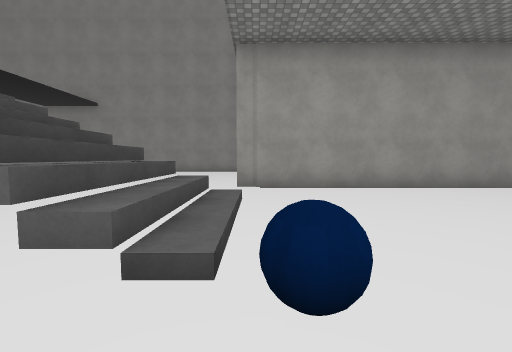
View 1 (above)

24 first-person views from a walk through a Unity game level. The camera is 1.3 m above the floor, tilts 4° down and sees 90° across. The floor is counted in squares, 2 m on a side. Each view is taken from the middle of a square. On the plan, view 1 faces up. The plan holds only what a view shows up to about 9 squares ahead; the rest is blank. The place goes on beyond the plan. The player character is not drawn. Some animated figures are not drawn. Door leaves are left out, so doorways stand open. Some surface patterns are stand-ins.

View 2
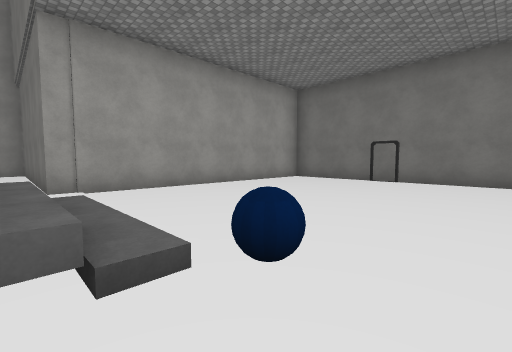

View 3
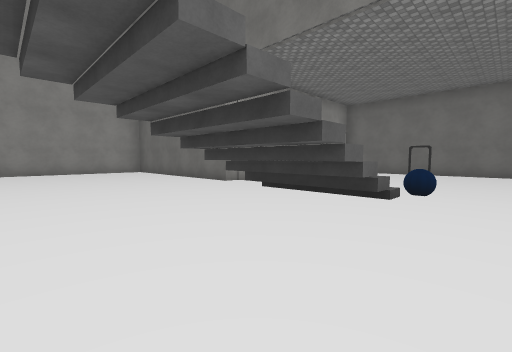

View 4
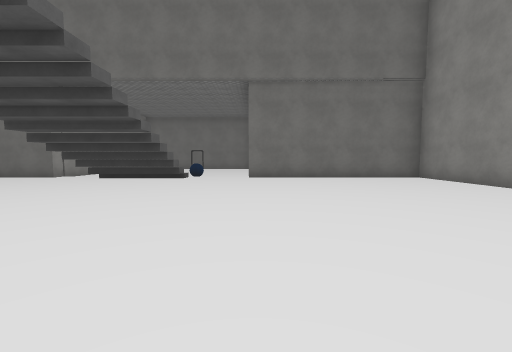

View 5
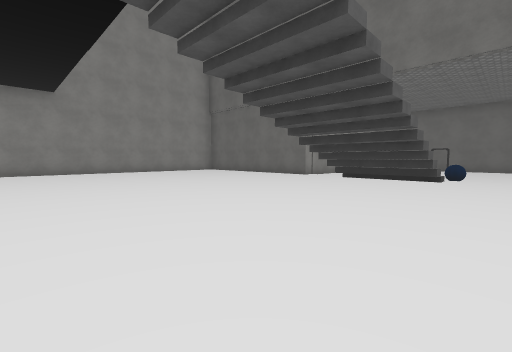

View 6
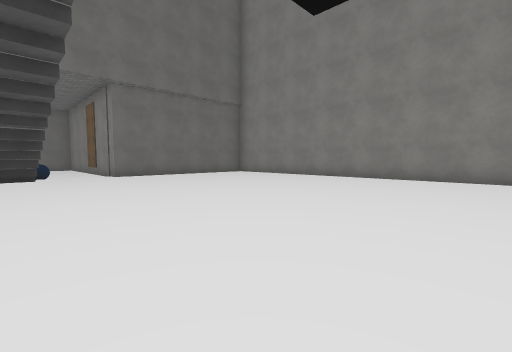

View 7
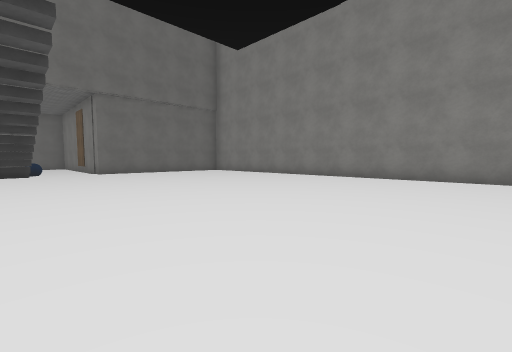

View 8
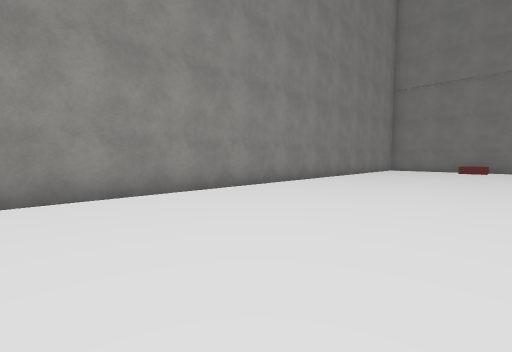

View 9
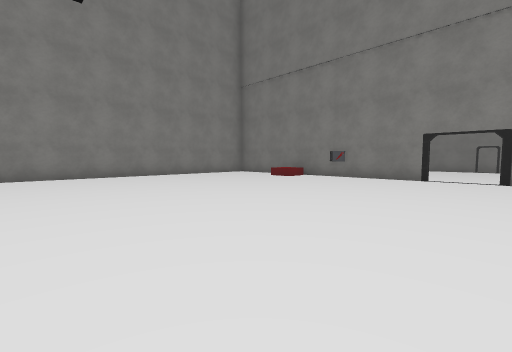

View 10
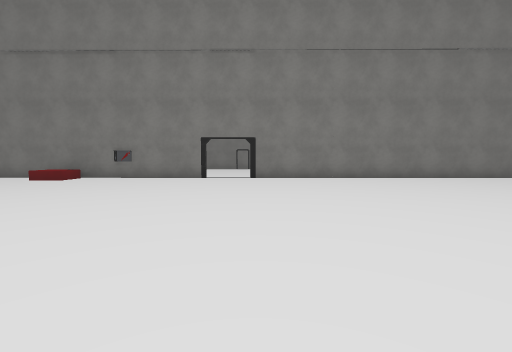

View 11
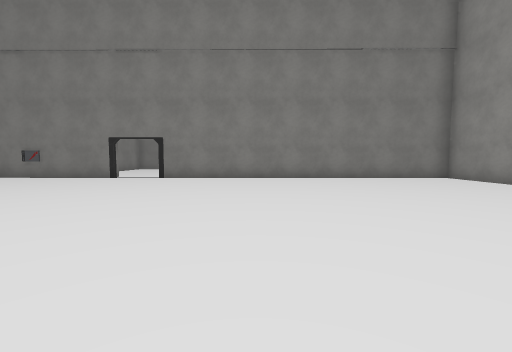

View 12
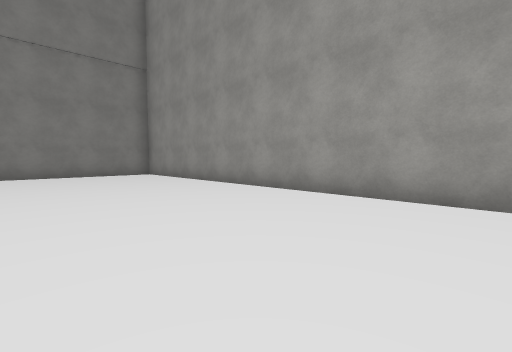

View 13
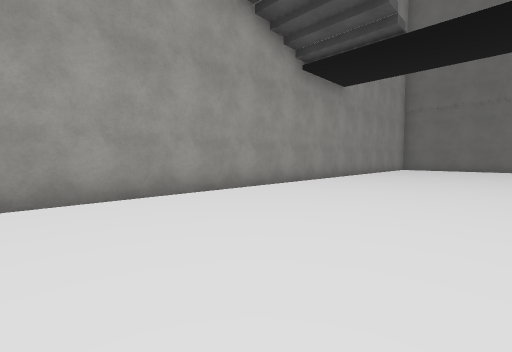

View 14
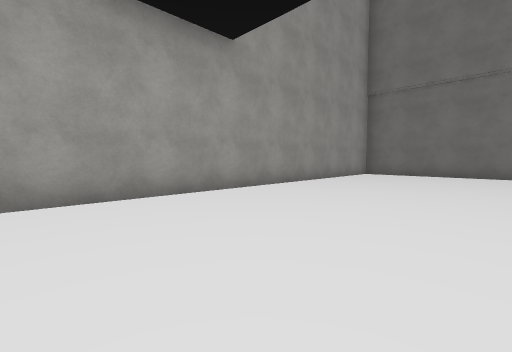

View 15
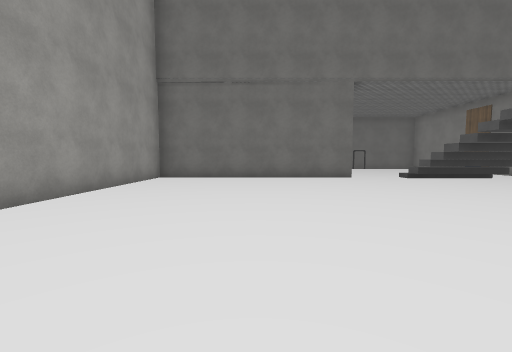

View 16
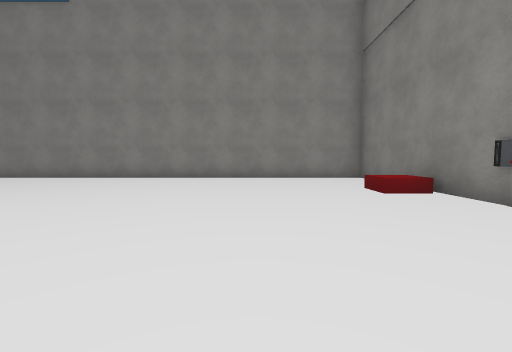

View 17
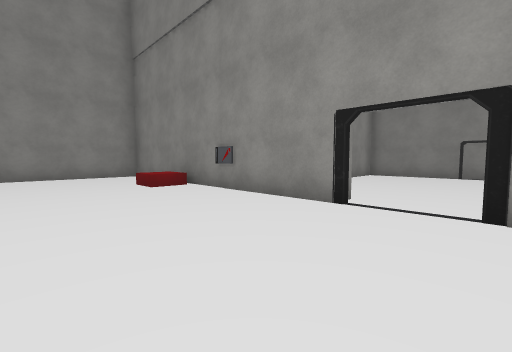

View 18
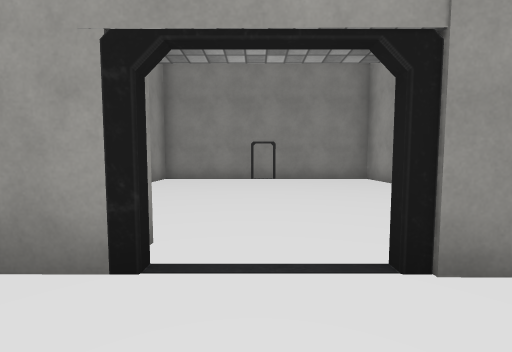

View 19
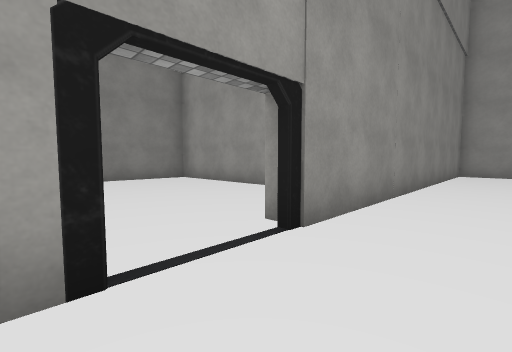

View 20
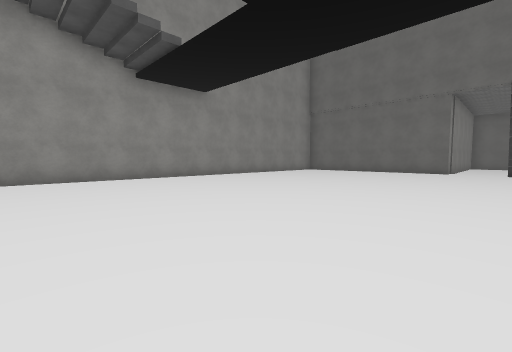

View 21
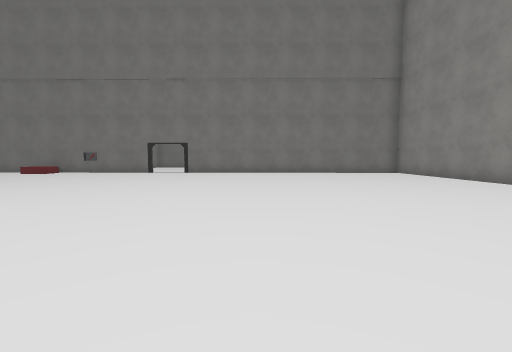

View 22
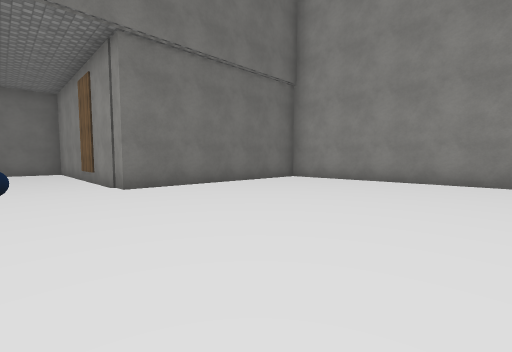

View 23
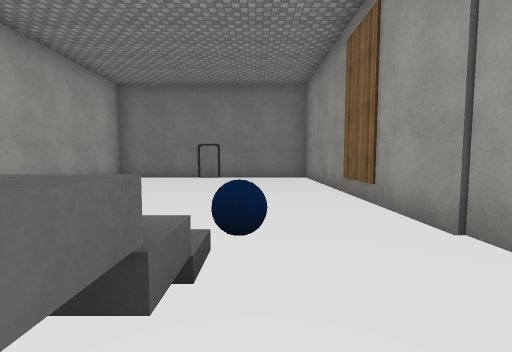

View 24
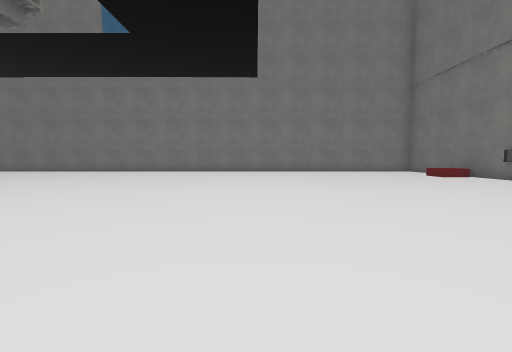

### Floor plan
Ten units are one square. View 1 is at (0, 0); x grows to the right and y downward. Boxes are objects, and circles mark ways between rooms. Rooms are numbered by the first view taken in them; rooms with no view inside come last. Other rooms are left out.
<svg viewBox="-316 -127 390 197">
<path fill="none" stroke="#000" d="M-5 7 68 7 69 -57 -4 -57M-13 -41 -13 -12M-18 -41 -18 -18M-8 -34 -8 -13M-8 -41 -8 -35M-23 -12 -23 -41M-18 -12 -18 -41M-244 -14 -244 65 -5 65 -5 7M-8 -13 -28 -13 -28 -41 -8 -41M-4 -57 -4 -122 -243 -122 -244 -28M-13 -12 -13 -41M-271 -56 -311 -55 -311 7 -294 7"/>
<rect x="-5" y="-15" width="10" height="10" fill="#bbb"><title>other object</title></rect>
<rect x="-245" y="25" width="10" height="10" fill="#bbb"><title>other object</title></rect>
<circle cx="-12" cy="-25" r="3" fill="#2a7"/>
<circle cx="-245" cy="-25" r="3" fill="#2a7"/>
<text x="30" y="-20">1</text>
<text x="-130" y="-30">2</text>
<text x="-280" y="-30">3</text>
</svg>
Room 1 opens to room 2. Room 2 opens to room 3.

Where each view was taken, in squares from view 1:
view 1: 0 up, 0 right, facing up
view 2: 0 up, 1 left, facing up-right
view 3: 0 up, 5 left, facing up-right
view 4: 1 down, 9 left, facing right
view 5: 0 up, 9 left, facing up-right
view 6: 2 up, 10 left, facing down-right
view 7: 2 up, 12 left, facing down-right
view 8: 2 down, 10 left, facing down-left
view 9: 3 up, 16 left, facing down-left
view 10: 3 up, 16 left, facing left
view 11: 6 up, 16 left, facing left
view 12: 8 up, 14 left, facing up-left
view 13: 8 up, 16 left, facing up-right
view 14: 8 up, 11 left, facing up-right
view 15: 9 up, 9 left, facing right
view 16: 2 up, 21 left, facing down
view 17: 3 up, 21 left, facing down-left
view 18: 2 up, 23 left, facing left
view 19: 1 up, 23 left, facing up-left
view 20: 4 up, 13 left, facing up-right
view 21: 6 up, 13 left, facing left
view 22: 1 up, 6 left, facing down-right
view 23: 1 up, 2 left, facing right
view 24: 6 up, 17 left, facing down
